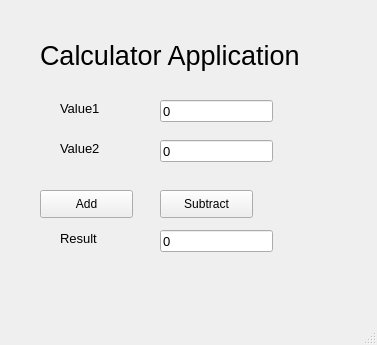
<?xml version="1.0" encoding="UTF-8"?>
<ui version="4.0">
 <class>MainWindow</class>
 <widget class="QMainWindow" name="MainWindow">
  <property name="geometry">
   <rect>
    <x>0</x>
    <y>0</y>
    <width>377</width>
    <height>345</height>
   </rect>
  </property>
  <property name="windowTitle">
   <string>MainWindow</string>
  </property>
  <widget class="QWidget" name="centralwidget">
   <widget class="QLabel" name="title_label">
    <property name="geometry">
     <rect>
      <x>40</x>
      <y>20</y>
      <width>331</width>
      <height>71</height>
     </rect>
    </property>
    <property name="font">
     <font>
      <pointsize>20</pointsize>
     </font>
    </property>
    <property name="text">
     <string>Calculator Application</string>
    </property>
   </widget>
   <widget class="QLabel" name="v1_label">
    <property name="geometry">
     <rect>
      <x>60</x>
      <y>100</y>
      <width>55</width>
      <height>16</height>
     </rect>
    </property>
    <property name="font">
     <font>
      <pointsize>10</pointsize>
     </font>
    </property>
    <property name="text">
     <string>Value1</string>
    </property>
   </widget>
   <widget class="QLabel" name="v2_label">
    <property name="geometry">
     <rect>
      <x>60</x>
      <y>140</y>
      <width>55</width>
      <height>16</height>
     </rect>
    </property>
    <property name="font">
     <font>
      <pointsize>10</pointsize>
     </font>
    </property>
    <property name="text">
     <string>Value2</string>
    </property>
   </widget>
   <widget class="QPushButton" name="addButton">
    <property name="geometry">
     <rect>
      <x>40</x>
      <y>190</y>
      <width>93</width>
      <height>28</height>
     </rect>
    </property>
    <property name="text">
     <string>Add</string>
    </property>
   </widget>
   <widget class="QPushButton" name="subButton">
    <property name="geometry">
     <rect>
      <x>160</x>
      <y>190</y>
      <width>93</width>
      <height>28</height>
     </rect>
    </property>
    <property name="text">
     <string>Subtract</string>
    </property>
   </widget>
   <widget class="QLabel" name="result_label">
    <property name="geometry">
     <rect>
      <x>60</x>
      <y>230</y>
      <width>55</width>
      <height>16</height>
     </rect>
    </property>
    <property name="font">
     <font>
      <pointsize>10</pointsize>
     </font>
    </property>
    <property name="text">
     <string>Result</string>
    </property>
   </widget>
   <widget class="QLineEdit" name="lineEdit">
    <property name="geometry">
     <rect>
      <x>160</x>
      <y>100</y>
      <width>113</width>
      <height>22</height>
     </rect>
    </property>
    <property name="font">
     <font>
      <pointsize>10</pointsize>
     </font>
    </property>
    <property name="text">
     <string>0</string>
    </property>
   </widget>
   <widget class="QLineEdit" name="lineEdit_2">
    <property name="geometry">
     <rect>
      <x>160</x>
      <y>140</y>
      <width>113</width>
      <height>22</height>
     </rect>
    </property>
    <property name="font">
     <font>
      <pointsize>10</pointsize>
     </font>
    </property>
    <property name="text">
     <string>0</string>
    </property>
   </widget>
   <widget class="QLineEdit" name="lineEdit_3">
    <property name="geometry">
     <rect>
      <x>160</x>
      <y>230</y>
      <width>113</width>
      <height>22</height>
     </rect>
    </property>
    <property name="font">
     <font>
      <pointsize>10</pointsize>
     </font>
    </property>
    <property name="text">
     <string>0</string>
    </property>
   </widget>
  </widget>
  <widget class="QMenuBar" name="menubar">
   <property name="geometry">
    <rect>
     <x>0</x>
     <y>0</y>
     <width>377</width>
     <height>26</height>
    </rect>
   </property>
  </widget>
  <widget class="QStatusBar" name="statusbar"/>
 </widget>
 <resources/>
 <connections>
  <connection>
   <sender>addButton</sender>
   <signal>pressed()</signal>
   <receiver>MainWindow</receiver>
   <slot>update()</slot>
   <hints>
    <hint type="sourcelabel">
     <x>86</x>
     <y>229</y>
    </hint>
    <hint type="destinationlabel">
     <x>188</x>
     <y>172</y>
    </hint>
   </hints>
  </connection>
  <connection>
   <sender>subButton</sender>
   <signal>pressed()</signal>
   <receiver>MainWindow</receiver>
   <slot>update()</slot>
   <hints>
    <hint type="sourcelabel">
     <x>206</x>
     <y>229</y>
    </hint>
    <hint type="destinationlabel">
     <x>188</x>
     <y>172</y>
    </hint>
   </hints>
  </connection>
 </connections>
</ui>
